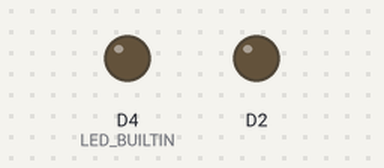
This sketch was run on a simulated ESP8266 (NodeMCU). On the bench: output pins drawn as LEDs (lit = HIGH, except the on-board LED, lit = LOW). No radio packets arrive unless stated; what the sketch prints to the serial monitor is not drawn.

Above: at 2.0 s.
At 4.0 s:
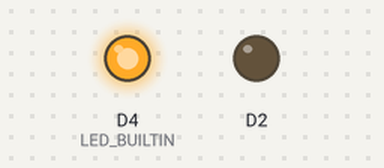
Timing chart, 0 to 6.4 s (numbered marks = the images above):
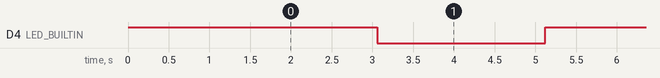

Measured:
- by itself, D4 (LED_BUILTIN): alternates HIGH for 2.1 s and LOW for 2.1 s

The sketch:

esp8266rfFA.ino
```cpp
// ask_transmitter.pde
// -*- mode: C++ -*-
// Simple example of how to use RadioHead to transmit messages
// with a simple ASK transmitter in a very simple way.
// Implements a simplex (one-way) transmitter with an TX-C1 module
// Tested on Arduino Mega, Duemilanova, Uno, Due, Teensy, ESP-12

#include <RH_ASK.h>
#ifdef RH_HAVE_HARDWARE_SPI
#include <SPI.h> // 没有实际使用，但需要编译
#endif

//RH_ASK driver;
// 2000 bps, recieve on GPIO2--D4, transmit on GPIO4--D2, PTT on GPIO5--D1
RH_ASK driver(2000, 2, 4, 5); // ESP8266 or ESP32: do not use pin 11 or 2
// RH_ASK driver(2000, 3, 4, 0); // ATTiny, RX on D3 (pin 2 on attiny85) TX on D4 (pin 3 on attiny85),
// RH_ASK driver(2000, PD14, PD13, 0); STM32F4 Discovery: see tx and rx on Orange and Red LEDS

void setup()
{
  Serial.begin(9600);    // Debugging only
  if (!driver.init())
    Serial.println("init failed");
  pinMode(D2, OUTPUT);
  pinMode(LED_BUILTIN, OUTPUT);
  digitalWrite(LED_BUILTIN, HIGH);
  delay(1000);
  Serial.println("Send Port");
}

void loop()
{
  const char *msg = "perseverance";
  driver.send((uint8_t *)msg, strlen(msg));
  driver.waitPacketSent();
  delay(2000);
  digitalWrite(LED_BUILTIN, !digitalRead(LED_BUILTIN));
}
```
